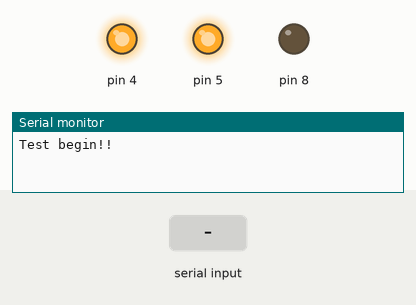
The sketch below on a simulated Arduino Mega 2560, built with avr-gcc and run on an emulated ATmega2560. Parts: output pins drawn as LEDs (lit = HIGH), the last lines printed to the serial monitor. Wiring (inferred from the names in the program): BMP280 pressure sensor at I2C address 0x76. The test bench sets the inputs (shaded band). The modem accepts every AT command (registered, SIM ready, sends succeed) and sends nothing else.

Above: at 2.1 s.
At 8.1 s:
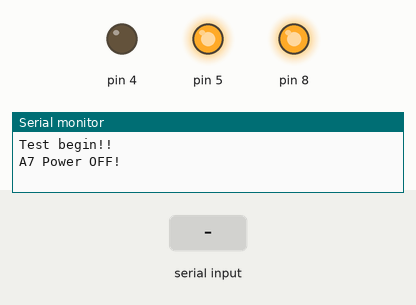
At 14.8 s:
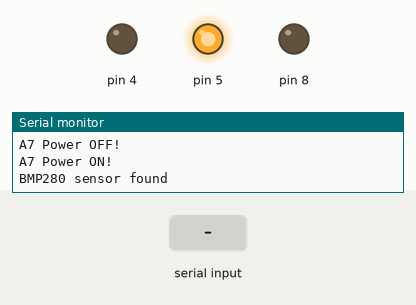
14.9 s: "1" received over the second serial link
Timing chart, 0 to 17.9 s (numbered marks = the images above; inputs shaded):
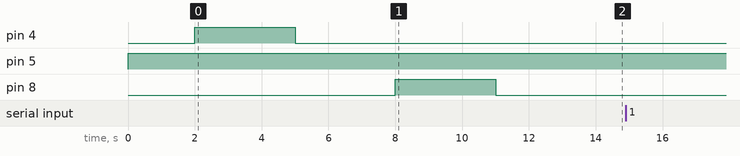

The sketch:

test_BARO.ino
```cpp
#include<stdio.h>
#include<string.h>
#include <Wire.h>
#include "i2c.h"
#include "i2c_BMP280.h"
#define DEBUG true

// http://arduiniana.org/libraries/tinygpsplus/

BMP280 bmp280;

String uav_id = "SPX-BARO";

int i = 1, c = 0;

float meters, metersold, temperature, pressure, correction = 0;

void setup()
{
  Serial.begin(115200);
  Serial1.begin(115200);
  pinMode(4, OUTPUT);
  pinMode(5, OUTPUT);
  pinMode(8,OUTPUT);
  digitalWrite(5, HIGH);
  digitalWrite(4, LOW);
  digitalWrite(8, LOW);

  delay(2000);
  Serial.println("Test begin!!");

  digitalWrite(4, HIGH);
  delay(3000);
  digitalWrite(4, LOW);
  Serial.println("A7 Power OFF!");
  delay(3000);

  digitalWrite(8, HIGH);
  delay(3000);
  digitalWrite(8, LOW);
  Serial.println("A7 Power ON!");
  delay(1000);

  Serial1.println("AT+GPS=1");
  delay(1000);

  Serial1.println("AT+GPSRD=0");
  delay(1000);

  if (bmp280.initialize())
      Serial.println("BMP280 sensor found");
  else
  {
      Serial.println("BMP280 sensor missing");
      //while (1) {}
  }
  bmp280.setEnabled(0);
  bmp280.triggerMeasurement();

  tcpConnect();

}

void loop()
{

  bmp280.awaitMeasurement();
  bmp280.getTemperature(temperature);
  bmp280.getPressure(pressure);
  bmp280.getAltitude(meters);
  if (c == 0)
  {
    correction = 0 - meters;
    c++;
  }
  int height = meters + correction;
  metersold = (metersold * 10 + meters)/11;
  bmp280.triggerMeasurement();

  String hPa = String(pressure/100,DEC);
  hPa = hPa.substring(0,hPa.indexOf('.') + 3);

  String temp = String(temperature,DEC);
  temp = temp.substring(0,temp.indexOf('.') + 2);

  String frame = String(i,DEC) + " " + uav_id + " " + height + " " + hPa + " " + temp;
  frame = frame + "\r\n\x1A";
  i++;

  sendTcp(frame,1500);
}

String sendData(String command, const int timeout, boolean debug)
{
    String response = "";
    Serial1.println(command);
    long int time = millis();
    while( (time+timeout) > millis())
    {
      while(Serial1.available())
      {
        char c = Serial1.read();
        response+=c;
      }
    }
    if(debug)
    {
      Serial.println(response);
    }
    return response;
}

void sendTcp(String data, const int timeout)
{
    Serial1.println("AT+CIPSEND");
    delay(100);
    Serial1.println(data);
    Serial.println(data);
    long int time = millis();
    while( (time+timeout) > millis()) {}
}

int WAIT = 4500;

void tcpConnect()
{
  // sendData("",1000,DEBUG);

sendData("AT+CREG?",WAIT,DEBUG);

//Set APN
sendData("AT+CSTT=\"virgin-internet\",\"\",\"\"",WAIT,DEBUG);

//Attache to network
sendData("AT+CGATT=1",WAIT,DEBUG);

sendData("AT+CGDCONT=1,\"IP\",\"APN\"",WAIT,DEBUG);

sendData("AT+CGACT=1",WAIT,DEBUG);

//Get the local IP address
//sendData("AT+CIFSR",WAIT,DEBUG);

sendData("AT+CIPSTATUS",WAIT,DEBUG);

//Connect to TCP server
sendData("AT+CIPSTART=\"TCP\",\"IP\",PORT",WAIT,DEBUG);
}
```

i2c.cpp
```cpp
//#ifdef WirePlus_h

/**<

TODO:   ugly BUGFIX!!!
        moved content directly to i2c.h ...
        to get Scripts without i2c down in filesize
        (i2c.cpp is loaded w/o request)

 */

//#endif
```

i2c.h
```cpp
#ifndef WirePlus_h
#define WirePlus_h

#include "Wire.h"
#include <Arduino.h> // for uint8_t data type

/** ######### usefull defines ################################################################# */

#define getmax(a,b) ((a)>(b)?(a):(b)) // TODO: implement as static const
#define BITMASK(a)  (1<<a)
#define BIT(a)      (1<<a)

#ifndef TRUE
#define TRUE        (1==1)
#define FALSE       (1==2)
#endif

#ifndef HIGH
#define LOW         (0)
#define HIGH        (1)
#endif

/// are they really usefull?
#define UBLB(a,b)  ( ( (a) << 8) | (b) )
#define UBLB19(a,b) ( ( (a) << 16 ) | (b) )
#define UBLB32(a,b,c,d)  ((( ((a)<<24) | ((b)<<16) ) | ((c)<<8)) | (d) )

/**< A way to get around Questions with shifting

    uint8_t value = 250;
    Serial.println(value);              // --> 250
    Serial.println(int8_t(value));      // --> -6
    Serial.println(int8_t(value)<<8);   // --> -1536 = -6*256

    Serial.println(uint8_t(value));      // --> 250
    Serial.println(uint8_t(value)<<8);   // --> -1536 = -6*256 !!!!!!!!!!!!!!!!!!!!!!
    Serial.println(uint16_t(value<<8)); // --> 64000

 */


class WirePlus
{

public:

    WirePlus();

    uint8_t probe       (const uint8_t);
    uint8_t probeAddress(const uint8_t);
    void    write       (const uint8_t, const uint8_t, const uint8_t *, const uint8_t);
    void    writeByte   (const uint8_t, const uint8_t, const uint8_t);
    void    writeCMD    (const uint8_t, const uint8_t);
    uint8_t readByte    (const uint8_t, const uint8_t);
    void    read        (const uint8_t, const uint8_t, uint8_t *,     const uint8_t);
    void    setRegister (const uint8_t, const uint8_t, const uint8_t, const uint8_t);
    uint8_t getRegister (const uint8_t, const uint8_t, const uint8_t);

private:

    WirePlus(const WirePlus&);            // declaration only for copy constructor
    WirePlus& operator=(const WirePlus&);  // declaration only for copy assignment --> make it uncopyable
};

/** ######### Implementation ################################################################# */

WirePlus::WirePlus()
{
    Wire.begin(); 		// I2C as Master
    bitSet(PORTC, 4); 	// deactivate internal pull-ups for twi
    bitSet(PORTC, 5); 	// as per note from atmega8 manual pg167
    // switch to 400KHz I2C - eheheh
    TWBR = ((F_CPU / 400000L) - 16) / 2; // see twi_init in Wire/utility/twi.c
};
/** ######### Public Methods ################################################################# */


uint8_t WirePlus::probe(const uint8_t address)
{
    Wire.beginTransmission(address);
    if (Wire.endTransmission(true)==0) return 1; // found something
    else                               return 0; // no response
};

uint8_t WirePlus::probeAddress(const uint8_t address)
{
    return probe(address);
};

void WirePlus::write(const uint8_t address, const uint8_t register_address, const uint8_t write_value[], const uint8_t length=1)
{
    if (!length) return;
    Wire.beginTransmission(address);
    Wire.write(register_address);
    uint8_t counter;
    counter = 0;
    while (counter < length)
    {
        Wire.write(write_value[counter]);
        counter++;
    }
    Wire.endTransmission(true);
};

void WirePlus::writeByte(const uint8_t address, const uint8_t register_address, const uint8_t write_value)
{
    Wire.beginTransmission(address);
    Wire.write(register_address);
    Wire.write(write_value);
    Wire.endTransmission(true);
};

void WirePlus::writeCMD(const uint8_t address, const uint8_t cmd)
{
    Wire.beginTransmission(address);
    Wire.write(cmd);
    Wire.endTransmission();
};

void WirePlus::read(const uint8_t address, const uint8_t registeraddress, uint8_t buff[], const uint8_t length=1)
{
    Wire.beginTransmission(address); 	// Adress + WRITE (0)
    Wire.write(registeraddress);
    Wire.endTransmission(false); 		// No Stop Condition, for repeated Talk

    if (!length) return;
    Wire.requestFrom(address, length); 	// Address + READ (1)
    uint8_t _i;
    _i=0;
    while(Wire.available())
    {
        buff[_i] = Wire.read();
        _i++;
    }

    Wire.endTransmission(true); 		// Stop Condition
};

uint8_t WirePlus::readByte(const uint8_t address, const uint8_t register_address)
{
    uint8_t _readvalue;
    read(address, register_address, &_readvalue, 1);
    return _readvalue;
};

void WirePlus::setRegister(const uint8_t address, const uint8_t registeraddress, const uint8_t mask, const uint8_t writevalue)
{
    uint8_t _setting;
    read(address, registeraddress, &_setting, 1 );
    _setting     &= ~mask;
    _setting     |= (writevalue&mask);
    writeByte(address, registeraddress, _setting);
};

uint8_t WirePlus::getRegister(const uint8_t address, const uint8_t registeraddress, const uint8_t mask)
{
    uint8_t _setting;
    read(address, registeraddress, &_setting, (uint8_t)1 );
    return (_setting & mask);
};


extern WirePlus i2c;

/** ######### Preinstantiate Object ################################################################# */
WirePlus i2c;

//#include "i2c.cpp" // TODO: ugly BUGFIX to get Scripts without i2c down in filesize (i2c.cpp is loaded w/o request)

#endif
```

i2c_Sensor.h
```cpp
#ifndef i2c_interface_h
#define i2c_interface_h

/**<  Abstract Class as Interface for sensor-libs */
/**<  with basic functions that have to be implemented */

class i2cSensor
{

public:
    /**< TODO: make virtual functions private? how to inherit of this? */

    /**< TODO: constructur is not usefull? */

    /**< TODO: Try const functions */

    /**< TODO: new functions: wait for value, check for new value */

    /**< declaring prototypes */
    virtual void    setEnabled(const uint8_t enable=1) = 0;     // Enable Sensor or set it to Standby (1 or 0)

    virtual void    reset(void) = 0;                    // trigger a software-reboot of the sensor

    virtual uint8_t initialize(void) = 0;               // set up the sensor for basic operation, IF found at address
    //uint8_t         init(void) {initialize();};         // short form of the function above

    /**< check for new data, return 1 when Measurement is ready */
    virtual uint8_t checkMeasurement(void) = 0;

    /**<  wait (and check) for new data in a busy-loop, TODO: give functionpointer to sleepfunction */
    virtual uint8_t awaitMeasurement(void) = 0;

    /**< new getValue */
    //virtual void    getMeasurement(int16_t xyz_raw[])

    /**< TODO: solveable with anonymous (void) pointers or similar reference */
    //virtual void    getValue(uint8_t buffer[]) = 0;     // get the main values the sensor was made for (barometer gives pressure)

protected:
    i2cSensor() {};
    //~i2cSensor() {}; // makes code larger and is never used in the typical case
    // instance gets control over
    //uint8_t _address;

private:
    // instance has no control over these
    i2cSensor(const i2cSensor&);            // declaration only for copy constructor
    i2cSensor& operator=(const i2cSensor&);  // declaration only for copy assignment --> make it uncopyable


};

class manualSensor
{
public:
/**< only used when in manual/standby mode */
    virtual void    triggerMeasurement(void) = 0;
};

#endif
```

Source omitted: i2c_BMP280.h (13706 bytes)
